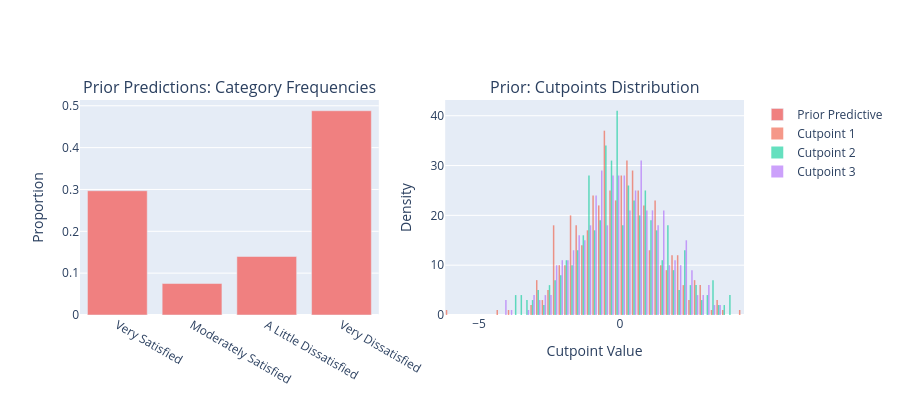

The code cell stored with this chart in its notebook:
### Markdown cell above
### Prior Predictive Check

Before fitting the model, let's examine what our priors imply about the data. This helps us verify our priors are reasonable.

Our priors are relatively **uninformative** they are not encoding any specific prior information about the model parameters, leaving the data to drive the posterior inference.

### Code cell
# Examine prior predictive distributions
fig = make_subplots(rows=1, cols=2, 
                    subplot_titles=['Prior Predictions: Category Frequencies', 
                                     'Prior: Cutpoints Distribution'])

# Prior predictive category frequencies
prior_y = prior_pred.prior_predictive['y_obs'].values.flatten()
prior_counts = pd.Series(prior_y).value_counts().sort_index()
prior_proportions = prior_counts / prior_counts.sum()

fig.add_trace(
    go.Bar(x=['Very Satisfied', 'Moderately Satisfied', 'A Little Dissatisfied', 'Very Dissatisfied'],
           y=prior_proportions.values,
           marker_color='lightcoral',
           name='Prior Predictive'),
    row=1, col=1
)

# Prior cutpoints
cutpoints_samples = prior_pred.prior['cutpoints'].values
for i in range(3):
    fig.add_trace(
        go.Histogram(x=cutpoints_samples[:, :, i].flatten(),
                    name=f'Cutpoint {i+1}',
                    opacity=0.6),
        row=1, col=2
    )

fig.update_layout(height=400)
fig.update_yaxes(title_text='Proportion', row=1, col=1)
fig.update_yaxes(title_text='Density', row=1, col=2)
fig.update_xaxes(title_text='Cutpoint Value', row=1, col=2)
fig.show()

print('Prior predictive summary:')
print(f'Category frequencies: {dict(prior_counts)}')
print(f'Category proportions: {dict(prior_proportions.round(3))}')
print(f'Cutpoints mean: {cutpoints_samples.mean(axis=(0,1)).round(3)}')
print(f'Cutpoints std: {cutpoints_samples.std(axis=(0,1)).round(3)}')

### Figure 1 — Plotly figure (JSON) as saved in the notebook; plotly's stock layout.template omitted (floating-point values rounded to 4 significant figures; data arrays with more than 128 entries replaced by an {"elided": "..."} marker saying what was removed)
{"data": [{"marker": {"color": "lightcoral"}, "name": "Prior Predictive", "type": "bar", "x": ["Very Satisfied", "Moderately Satisfied", "A Little Dissatisfied", "Very Dissatisfied"], "xaxis": "x", "y": [0.2969, 0.0752, 0.1398, 0.4881], "yaxis": "y"}, {"name": "Cutpoint 1", "opacity": 0.6, "type": "histogram", "x": {"elided": "500 float values"}, "xaxis": "x2", "yaxis": "y2"}, {"name": "Cutpoint 2", "opacity": 0.6, "type": "histogram", "x": {"elided": "500 float values"}, "xaxis": "x2", "yaxis": "y2"}, {"name": "Cutpoint 3", "opacity": 0.6, "type": "histogram", "x": {"elided": "500 float values"}, "xaxis": "x2", "yaxis": "y2"}], "layout": {"annotations": [{"font": {"size": 16}, "showarrow": false, "text": "Prior Predictions: Category Frequencies", "x": 0.225, "xanchor": "center", "xref": "paper", "y": 1, "yanchor": "bottom", "yref": "paper"}, {"font": {"size": 16}, "showarrow": false, "text": "Prior: Cutpoints Distribution", "x": 0.775, "xanchor": "center", "xref": "paper", "y": 1, "yanchor": "bottom", "yref": "paper"}], "height": 400, "xaxis": {"anchor": "y", "domain": [0, 0.45]}, "xaxis2": {"anchor": "y2", "domain": [0.55, 1], "title": {"text": "Cutpoint Value"}}, "yaxis": {"anchor": "x", "domain": [0, 1], "title": {"text": "Proportion"}}, "yaxis2": {"anchor": "x2", "domain": [0, 1], "title": {"text": "Density"}}}}
